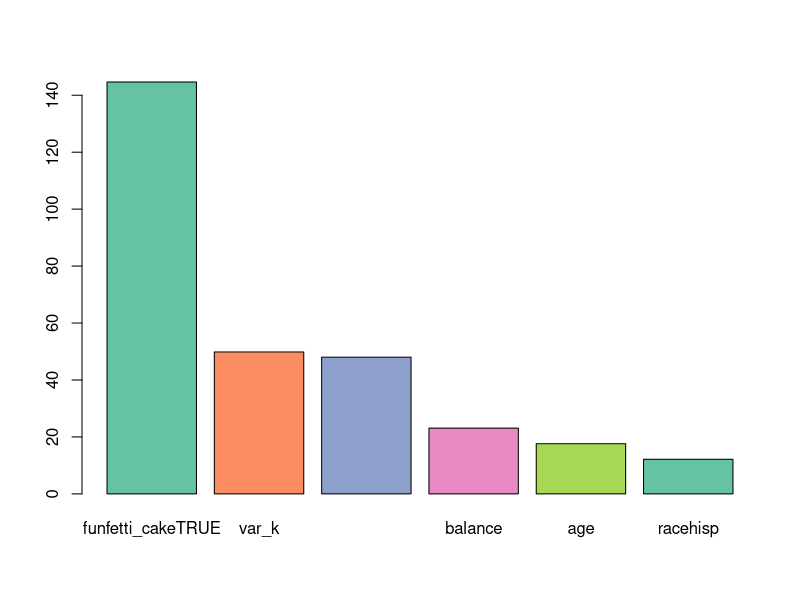
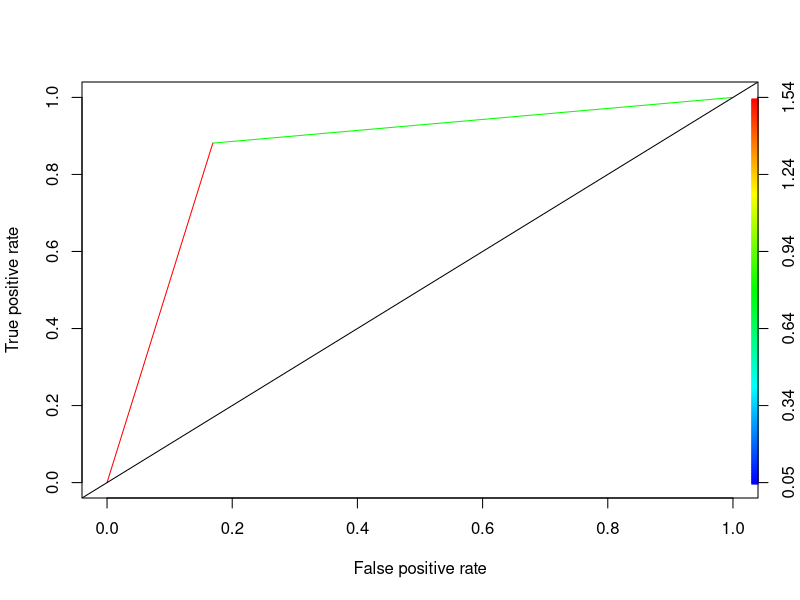

Here is the R script that generated these plots, in order: (Note: this script raises an error after producing the figures.)
## ---- chunk 1
knitr::opts_chunk$set(echo = TRUE)
#load("knn_lec.Rdata")
## ---- chunk 2
library(tidyverse)
library(caret)
setwd("/cloud/project/eval")

## ---- chunk 3
#Let's load in our data
loan_data <- read_csv('japan_credit.csv')
#Take a look
View(loan_data)
str(loan_data)


table(loan_data$gender)# so this is kinda tricky we have "?" in the data instead of NAs, so we should probably replace the "?" with NAs, then remove them, if we rerun the table command we can see the "?" are removed. 

dim(loan_data)

table(is.na(loan_data))#Using this function to count and table NAs, doesn't look there are any (690x15=10,350)

#Replace the ? with NA
loan_data[loan_data=="?"] <- NA

#Now we see we've got about 67
table(is.na(loan_data))


loan_data_2 <- loan_data[complete.cases(loan_data), ]#We can run some quick analysis to see how much loss we would incur if we just subset to rows with no NAs


table(is.na(loan_data_2))

dim(loan_data)#original dataset
dim(loan_data_2)#we didn't loose that many case, looks like about 37 (~5%), actually going to overwrite to loan_data

loan_data <- loan_data[complete.cases(loan_data), ]#ok makes the naming simpler
  
table(is.na(loan_data))
#Ok as you can see we have 15 predictor variables (including whether the applications prefer funfetti_cake) and one outcome measure. We do need to re-class the outcome measure to the traditional {0,1} format along with a few other variables, we can do this with recode.

loan_data$outcome <- recode(loan_data$outcome, '+' = 1, '-' = 0)

#need to do the same for gender, more b than a so b will be male and a female 

loan_data$gender <- recode(loan_data$gender, 'b' = 'm', 'a' = 'f')

#also going to recode marital_status g=married, p= divorced, s=single

loan_data$marital_status <- recode(loan_data$marital_status, 'g' = 'mar', 'p' = 'div', 's'='sig') 

#need to refactor the race variable
table(loan_data$race)#first we can use table to see the frequencies at each of the categories. Given that this is Japanese data we will classify v and Jap, h as white, bb as black, ff as Hispanic and everything else into other. 

loan_data$race <- fct_collapse(loan_data$race,
                               jap = "v",
                               white ="h",
                               black = "bb",
                               hisp = "ff",
                               other = c("z","o","n","j","dd"))

table(loan_data$race)#run table again we see our collapsed categories 
                               
#also age and days_account_open need to be a numeric variable and outcome should be a factor so need to do some quick coercions 
 
loan_data$age <- as.numeric(loan_data$age)
loan_data$days_account_open <-as.numeric(loan_data$days_account_open)
loan_data$outcome <- as.factor(loan_data$outcome)

str(loan_data)
  
#Next let's get rid of var_d as it's essential the same as var_e and also f as its got 15 different categories so the complexity of keeping that many levels would be pretty difficult to manage inside our tree, especially not knowing the labels.  

loan_pred <- loan_data[ , c(-3,-5)] 
str(loan_pred)

## ---- chunk 4
#We need to create index that we can use for developing a test and training set. Training is for building the tree and test is for checking the quality of the model. 

set.seed(1980)# this will allow you to replicate the outcomes of randomized process

#caret function the will allow us to divide the data into test and train, it will randomly assign rows into each category while maintaining the relative balance (0 and 1s) of the target variable. 
split_index <- createDataPartition(loan_pred$outcome, p = .8, #selects the split, 80% training 20% for test 
                                  list = FALSE,#output of the data, we don't want a list
                                  times = 1)#the number of partitions to create we just want one


#then we just pass the index to our dataset

train_data <- loan_pred[split_index,]
dim(train_data)


test <- loan_pred[-split_index,]
dim(test)

#now let's build out tree

loan_tree <- train(outcome~., #model formula everything used to classify outcome
                   data=train_data, #use the training data
                   method='rpart',# indicates the use of tree based model
                   na.action = na.omit)#omitting the missing values
                   
loan_tree #let's take a look, pretty good, accuracy is at roughly 84%, not bad. Accuracy is (TP + TN)/(TP+TN+FP+FN). High level indicator of model efficiency. 

#Quick overview of how bootstrapping works. 
xx <- tibble(loan_tree$resample)
mean(xx$Accuracy)

loan_tree$finalModel$variable.importance#This will tell us the most important variables in terms of reducing our model error...hahaha liking funfetti takes the cake!! As it should anyone that doesn't enjoy a nice piece of funfetti cake just can't be trusted. (calculated for each variable individually as the sum of the decrease in impurity, includes as a primary split and when it appears as a surrogate)

library(RColorBrewer)
coul <- brewer.pal(5, "Set2")
barplot(loan_tree$finalModel$variable.importance, col=coul)#Totally unnecessary but couldn't help myself, funfetti barchart...


loan_tree$finalModel

## ---- chunk 5
#First we need to do some predictions using the test data 

loan_eval <-(predict(loan_tree,newdata = test))#generates 1s and 0s

loan_eval_prob <- predict(loan_tree,newdata = test, type = "prob")#this gives us the predicted prob, we will need these later for the fairness evaluation
View(loan_eval_prob)

View(test$outcome)
table(loan_eval, test$outcome)#essential the confusion matrix, though we can make a fancy one using caret built in functions


confusionMatrix(loan_eval, test$outcome, positive = "1", dnn=c("Prediction", "Actual"), mode = "sens_spec")#change to everything

#from the above we can see our True Positive Rate or sensitivity is quite good @ 88%, False Positive Rate (1-Specificity) is also not terrible ~ @ 27%, we want this to be low.(Subject to change) 


#Quick function to explore various threshold levels and output a confusion matrix

adjust_thres <- function(x, y, z) {
  #x=pred_probablities, y=threshold, z=test_outcome
  thres <- as.factor(ifelse(x > y, 1,0))
  confusionMatrix(thres, z, positive = "1", dnn=c("Prediction", "Actual"), mode = "everything")
}


adjust_thres(loan_eval_prob$`1`,.30, test$outcome) #Not much changes here because of the high probability splits of the data outcomes. Let's take a closer look. We can see that the algo isn't marginally mis-classifying these rows, it's very confidently wrong. Which likely means that there's too much emphasis being placed on too small a number of variables, principally the funfetti variable. 

loan_eval_prob$test <- test$outcome

View(loan_eval_prob)

(error = mean(loan_eval != test$outcome))#overall error rate, on average when does our prediction not match the actual, looks like around 15%, really just ok. 

## ---- chunk 6
#install.packages("ROCR")
library(ROCR)

#In order to use most evaluation packages it's just easier to have are predictions and targets in one place. 

loan_eval <- data.frame(pred_class=loan_eval, pred_prob=loan_eval_prob$`1`,target=as.numeric(test$outcome))

str(loan_eval)

pred <- prediction(loan_eval$pred_prob,loan_eval$target)
View(pred)

tree_perf <- performance(pred,"tpr","fpr")

plot(tree_perf, colorize=TRUE)
abline(a=0, b= 1)

tree_perf_AUC <- performance(pred,"auc")

print(tree_perf_AUC@y.values)

## ---- chunk 7
#install.packages("MLmetrics")
library(MLmetrics)
View(loan_eval_prob)

LogLoss(as.numeric(loan_eval$pred_prob), as.numeric(test$outcome))
#We want this number to be rather close to 0, so this is a pretty terrible result. 

F1_Score(as.numeric(loan_eval$pred_class.pred_class),as.numeric(test$outcome))

?MLmetrics
